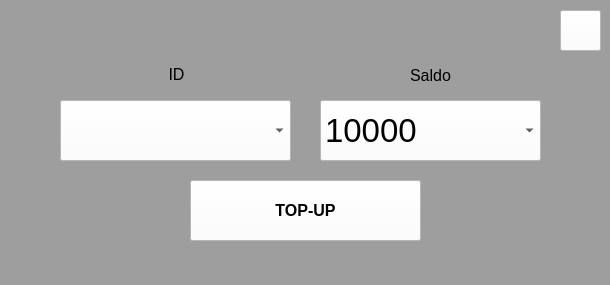
<?xml version="1.0" encoding="UTF-8"?>
<ui version="4.0">
 <class>HistoryForn</class>
 <widget class="QWidget" name="HistoryForn">
  <property name="geometry">
   <rect>
    <x>0</x>
    <y>0</y>
    <width>610</width>
    <height>285</height>
   </rect>
  </property>
  <property name="windowTitle">
   <string>History Transaksi</string>
  </property>
  <property name="styleSheet">
   <string notr="true">background-color: rgb(158, 158, 158);</string>
  </property>
  <widget class="QPushButton" name="HomeButton">
   <property name="geometry">
    <rect>
     <x>560</x>
     <y>10</y>
     <width>41</width>
     <height>41</height>
    </rect>
   </property>
   <property name="styleSheet">
    <string notr="true">background-color: rgb(255, 255, 255);</string>
   </property>
   <property name="text">
    <string/>
   </property>
   <property name="icon">
    <iconset>
     <normaloff>C:/Users/arza0/Downloads/back.png</normaloff>C:/Users/arza0/Downloads/back.png</iconset>
   </property>
   <property name="iconSize">
    <size>
     <width>40</width>
     <height>40</height>
    </size>
   </property>
  </widget>
  <widget class="QPushButton" name="SaveButton">
   <property name="geometry">
    <rect>
     <x>190</x>
     <y>180</y>
     <width>231</width>
     <height>61</height>
    </rect>
   </property>
   <property name="font">
    <font>
     <pointsize>12</pointsize>
     <weight>75</weight>
     <bold>true</bold>
    </font>
   </property>
   <property name="styleSheet">
    <string notr="true">background-color: rgb(255, 255, 255);</string>
   </property>
   <property name="text">
    <string>TOP-UP</string>
   </property>
   <property name="iconSize">
    <size>
     <width>60</width>
     <height>60</height>
    </size>
   </property>
  </widget>
  <widget class="QComboBox" name="comboBox_topup">
   <property name="geometry">
    <rect>
     <x>320</x>
     <y>100</y>
     <width>221</width>
     <height>61</height>
    </rect>
   </property>
   <property name="font">
    <font>
     <pointsize>25</pointsize>
    </font>
   </property>
   <property name="styleSheet">
    <string notr="true">background-color: rgb(255, 255, 255);</string>
   </property>
   <property name="currentText">
    <string>10000</string>
   </property>
   <item>
    <property name="text">
     <string>10000</string>
    </property>
   </item>
   <item>
    <property name="text">
     <string>20000</string>
    </property>
   </item>
   <item>
    <property name="text">
     <string>50000</string>
    </property>
   </item>
   <item>
    <property name="text">
     <string>100000</string>
    </property>
   </item>
  </widget>
  <widget class="QComboBox" name="comboBox">
   <property name="geometry">
    <rect>
     <x>60</x>
     <y>100</y>
     <width>231</width>
     <height>61</height>
    </rect>
   </property>
   <property name="font">
    <font>
     <pointsize>25</pointsize>
    </font>
   </property>
   <property name="styleSheet">
    <string notr="true">background-color: rgb(255, 255, 255);</string>
   </property>
   <property name="currentText">
    <string/>
   </property>
  </widget>
  <widget class="QLabel" name="label">
   <property name="geometry">
    <rect>
     <x>66</x>
     <y>59</y>
     <width>221</width>
     <height>31</height>
    </rect>
   </property>
   <property name="font">
    <font>
     <pointsize>12</pointsize>
    </font>
   </property>
   <property name="text">
    <string>ID</string>
   </property>
   <property name="alignment">
    <set>Qt::AlignCenter</set>
   </property>
  </widget>
  <widget class="QLabel" name="label_2">
   <property name="geometry">
    <rect>
     <x>320</x>
     <y>60</y>
     <width>221</width>
     <height>31</height>
    </rect>
   </property>
   <property name="font">
    <font>
     <pointsize>12</pointsize>
    </font>
   </property>
   <property name="text">
    <string>Saldo</string>
   </property>
   <property name="alignment">
    <set>Qt::AlignCenter</set>
   </property>
  </widget>
 </widget>
 <resources/>
 <connections/>
</ui>
